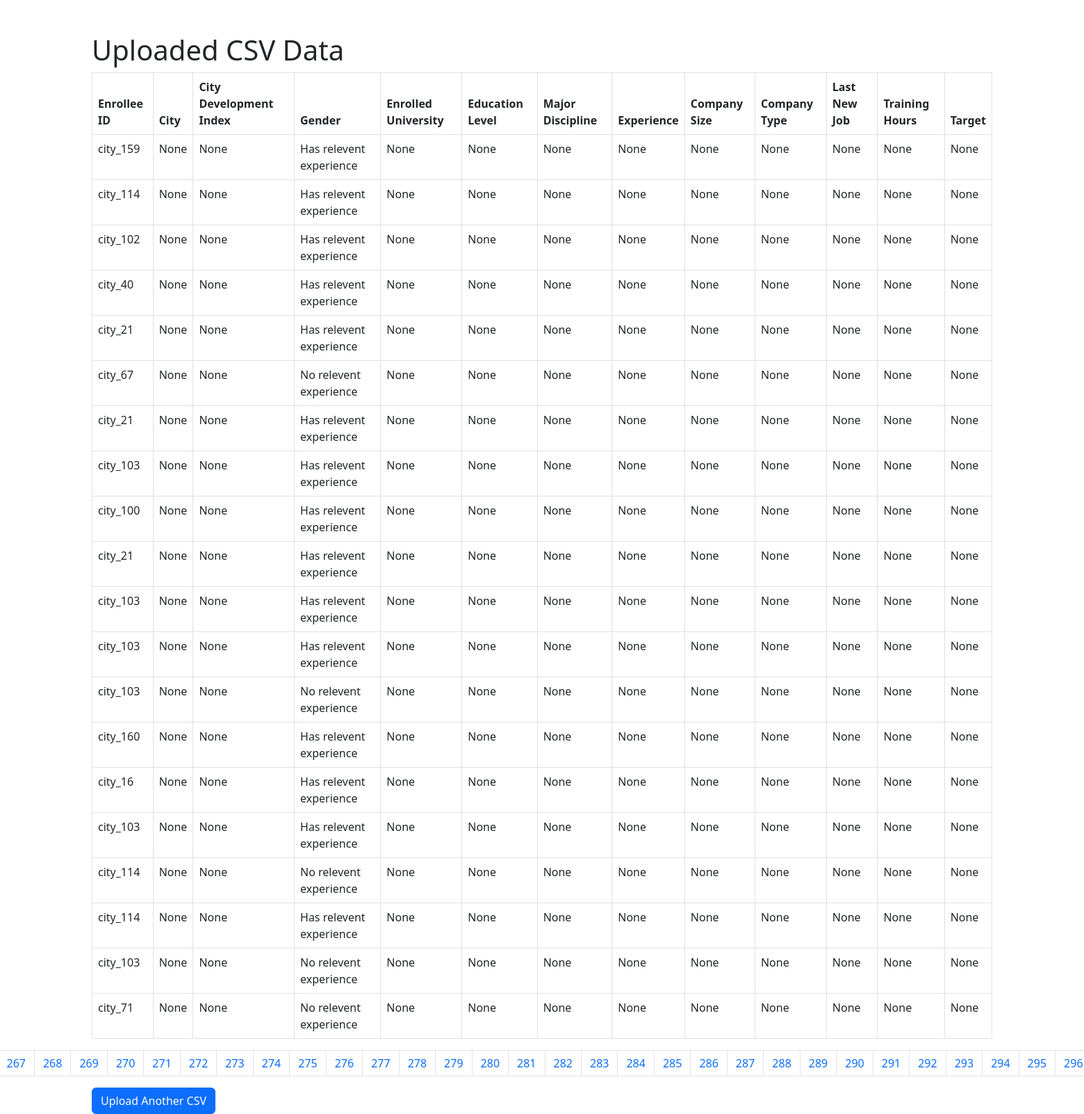
The page /data/?page=2 on the database its author committed.
### app/models.py (models this page shows, shortened)
class Person(models.Model):
    enrollee_id = models.CharField(max_length=100, blank=True, null=True)
    city = models.CharField(max_length=100, blank=True, null=True)
    city_development_index = models.CharField(max_length=100, blank=True, null=True)
    gender = models.CharField(max_length=10, blank=True, null=True)
    enrolled_university = models.CharField(max_length=100, blank=True, null=True)
    education_level = models.CharField(max_length=100, blank=True, null=True)
    major_discipline = models.CharField(max_length=100, blank=True, null=True)
    experience = models.FloatField(blank=True, null=True)
    company_size = models.CharField(max_length=100, blank=True, null=True)
    company_type = models.CharField(max_length=100, blank=True, null=True)
    last_new_job = models.IntegerField(blank=True, null=True)
    training_hours = models.IntegerField(blank=True, null=True)
    target = models.IntegerField(blank=True, null=True)

### app/views.py (the view)
# urls.py: path('data/', views.display_data, name='display_data'),
def display_data(request):
    people = Person.objects.all()
    paginator = Paginator(people, 20)
    page_number = request.GET.get('page')
    page_obj = paginator.get_page(page_number)
    return render(request, 'display_data.html', {'page_obj': page_obj})

### app/templates/display_data.html (shortened to what this page needs)
<!DOCTYPE html>
<html lang="en">
<head>
    <link href="https://cdn.jsdelivr.net/npm/bootstrap@5.3.0-alpha1/dist/css/bootstrap.min.css" rel="stylesheet">
</head>
<body>
<div class="container mt-5">
    <h1>Uploaded CSV Data</h1>
    {% if page_obj %}
    <table class="table table-bordered table-hover">
        <thead>
            <tr>
                <th>Enrollee ID</th>
                <th>City</th>
                <th>City Development Index</th>
                <th>Gender</th>
                <th>Enrolled University</th>
                <th>Education Level</th>
                <th>Major Discipline</th>
                <th>Experience</th>
                <th>Company Size</th>
                <th>Company Type</th>
                <th>Last New Job</th>
                <th>Training Hours</th>
                <th>Target</th>
            </tr>
        </thead>
        <tbody>
            {% for person in page_obj %}
            <tr>
                <td>{{ person.enrollee_id }}</td>
                <td>{{ person.city }}</td>
                <td>{{ person.city_development_index }}</td>
                <td>{{ person.gender }}</td>
                <td>{{ person.enrolled_university }}</td>
                <td>{{ person.education_level }}</td>
                <td>{{ person.major_discipline }}</td>
                <td>{{ person.experience }}</td>
                <td>{{ person.company_size }}</td>
                <td>{{ person.company_type }}</td>
                <td>{{ person.last_new_job }}</td>
                <td>{{ person.training_hours }}</td>
                <td>{{ person.target }}</td>
            </tr>
            {% empty %}
            <tr>
                <td colspan="13" class="text-center">No data available.</td>
            </tr>
            {% endfor %}
        </tbody>
    </table>
    <nav aria-label="Page navigation">
        <ul class="pagination justify-content-center">
            {% for num in page_obj.paginator.page_range %}
            <li class="page-item {% if page_obj.number == num %}active{% endif %}">
                <a class="page-link" href="?page={{ num }}">{{ num }}</a>
            </li>
            {% endfor %}
        </ul>
    </nav>
    {% else %}
    <div class="alert alert-warning" role="alert">
        No data available. Please upload a CSV file first.
    </div>
    {% endif %}
    <a href="{% url 'main' %}" class="btn btn-primary">Upload Another CSV</a>
</div>
</body>
</html>

### rows shown on the page
Person: enrollee_id "city_159", city "None", city_development_index "None", gender "Has relevent experience", enrolled_university "None", education_level "None", major_discipline "None", experience "None", company_size "None", company_type "None", last_new_job "None", training_hours "None", target "None"
Person: enrollee_id "city_114", city "None", city_development_index "None", gender "Has relevent experience", enrolled_university "None", education_level "None", major_discipline "None", experience "None", company_size "None", company_type "None", last_new_job "None", training_hours "None", target "None"
Person: enrollee_id "city_102", city "None", city_development_index "None", gender "Has relevent experience", enrolled_university "None", education_level "None", major_discipline "None", experience "None", company_size "None", company_type "None", last_new_job "None", training_hours "None", target "None"
Person: enrollee_id "city_40", city "None", city_development_index "None", gender "Has relevent experience", enrolled_university "None", education_level "None", major_discipline "None", experience "None", company_size "None", company_type "None", last_new_job "None", training_hours "None", target "None"
Person: enrollee_id "city_21", city "None", city_development_index "None", gender "Has relevent experience", enrolled_university "None", education_level "None", major_discipline "None", experience "None", company_size "None", company_type "None", last_new_job "None", training_hours "None", target "None"
Person: enrollee_id "city_67", city "None", city_development_index "None", gender "No relevent experience", enrolled_university "None", education_level "None", major_discipline "None", experience "None", company_size "None", company_type "None", last_new_job "None", training_hours "None", target "None"
Person: enrollee_id "city_21", city "None", city_development_index "None", gender "Has relevent experience", enrolled_university "None", education_level "None", major_discipline "None", experience "None", company_size "None", company_type "None", last_new_job "None", training_hours "None", target "None"
Person: enrollee_id "city_103", city "None", city_development_index "None", gender "Has relevent experience", enrolled_university "None", education_level "None", major_discipline "None", experience "None", company_size "None", company_type "None", last_new_job "None", training_hours "None", target "None"
Person: enrollee_id "city_100", city "None", city_development_index "None", gender "Has relevent experience", enrolled_university "None", education_level "None", major_discipline "None", experience "None", company_size "None", company_type "None", last_new_job "None", training_hours "None", target "None"
Person: enrollee_id "city_21", city "None", city_development_index "None", gender "Has relevent experience", enrolled_university "None", education_level "None", major_discipline "None", experience "None", company_size "None", company_type "None", last_new_job "None", training_hours "None", target "None"
Person: enrollee_id "city_103", city "None", city_development_index "None", gender "Has relevent experience", enrolled_university "None", education_level "None", major_discipline "None", experience "None", company_size "None", company_type "None", last_new_job "None", training_hours "None", target "None"
Person: enrollee_id "city_103", city "None", city_development_index "None", gender "Has relevent experience", enrolled_university "None", education_level "None", major_discipline "None", experience "None", company_size "None", company_type "None", last_new_job "None", training_hours "None", target "None"
Person: enrollee_id "city_103", city "None", city_development_index "None", gender "No relevent experience", enrolled_university "None", education_level "None", major_discipline "None", experience "None", company_size "None", company_type "None", last_new_job "None", training_hours "None", target "None"
Person: enrollee_id "city_160", city "None", city_development_index "None", gender "Has relevent experience", enrolled_university "None", education_level "None", major_discipline "None", experience "None", company_size "None", company_type "None", last_new_job "None", training_hours "None", target "None"
Person: enrollee_id "city_16", city "None", city_development_index "None", gender "Has relevent experience", enrolled_university "None", education_level "None", major_discipline "None", experience "None", company_size "None", company_type "None", last_new_job "None", training_hours "None", target "None"
Person: enrollee_id "city_103", city "None", city_development_index "None", gender "Has relevent experience", enrolled_university "None", education_level "None", major_discipline "None", experience "None", company_size "None", company_type "None", last_new_job "None", training_hours "None", target "None"
Person: enrollee_id "city_114", city "None", city_development_index "None", gender "No relevent experience", enrolled_university "None", education_level "None", major_discipline "None", experience "None", company_size "None", company_type "None", last_new_job "None", training_hours "None", target "None"
Person: enrollee_id "city_114", city "None", city_development_index "None", gender "Has relevent experience", enrolled_university "None", education_level "None", major_discipline "None", experience "None", company_size "None", company_type "None", last_new_job "None", training_hours "None", target "None"
Person: enrollee_id "city_103", city "None", city_development_index "None", gender "No relevent experience", enrolled_university "None", education_level "None", major_discipline "None", experience "None", company_size "None", company_type "None", last_new_job "None", training_hours "None", target "None"
Person: enrollee_id "city_71", city "None", city_development_index "None", gender "No relevent experience", enrolled_university "None", education_level "None", major_discipline "None", experience "None", company_size "None", company_type "None", last_new_job "None", training_hours "None", target "None"

### other values the page prints
{{ num }} "267" "268" "269" "270" "271" "272" "273" "274" "275" "276" "277" "278" "279" "280" "281" "282" "283" "284" "285" "286" "287" "288" "289" "290" "291" "292" "293" "294" "295" "296"
